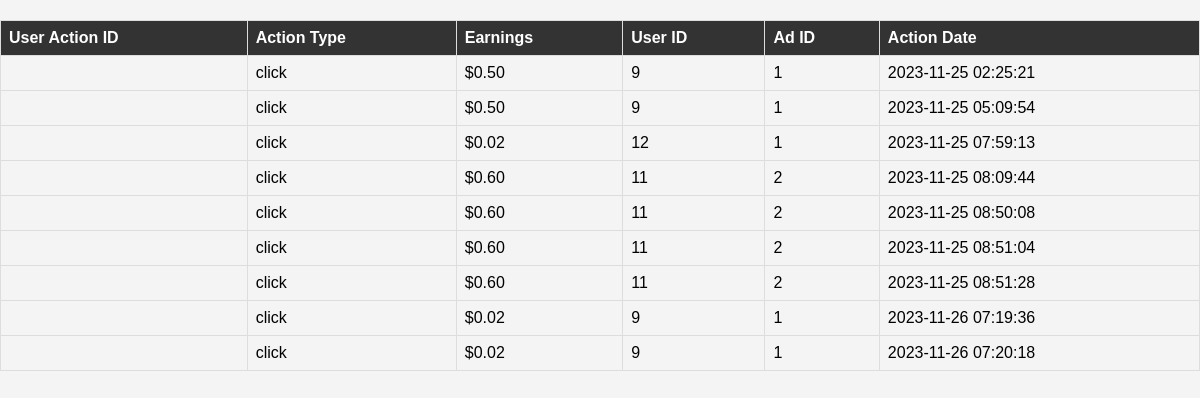
The page /click/Admin/click.php on the database its author committed.
### tables this page shows
CREATE TABLE `user_actions` (
  `action_id` int(11) NOT NULL,
  `user_id` int(11) DEFAULT NULL,
  `ad_id` int(11) DEFAULT NULL,
  `action_type` enum('click','conversion') NOT NULL,
  `action_date` datetime DEFAULT NULL,
  `earnings` decimal(10,2) DEFAULT NULL,
  `advertiser_id` int(11) DEFAULT NULL
);

### click/Admin/click.php (the view, shortened to what this page needs)
<!DOCTYPE html>
<html lang="en">
<head>
</head>
<body>
<?php
include('../connect.php');
$sqlUserActions = "SELECT * FROM user_actions";
$resultUserActions = $conn->query($sqlUserActions);
if ($resultUserActions->num_rows > 0) {
    echo '<table>';
    echo '<tr>';
    echo '<th>User Action ID</th>';
    echo '<th>Action Type</th>';
    echo '<th>Earnings</th>';
    echo '<th>User ID</th>';
    echo '<th>Ad ID</th>';
    echo '<th>Action Date</th>';
    echo '</tr>';
    while ($userAction = $resultUserActions->fetch_assoc()) {
        echo '<tr>';
        echo '<td>' . $userAction['id'] . '</td>';
        echo '<td>' . $userAction['action_type'] . '</td>';
        echo '<td>$' . $userAction['earnings'] . '</td>';
        echo '<td>' . $userAction['user_id'] . '</td>';
        echo '<td>' . $userAction['ad_id'] . '</td>';
        echo '<td>' . $userAction['action_date'] . '</td>';
        echo '</tr>';
    }
    echo '</table>';
} else {
    echo '<p>No user actions found in the database.</p>';
}
?>
</body>
</html>

### click/Admin/click.php (style rules this page uses)
body { font-family: 'Arial', sans-serif; margin: 0; padding: 0; background-color: #f4f4f4; }
table { width: 100%; border-collapse: collapse; margin-top: 20px; }
th, td { border: 1px solid #ddd; padding: 8px; text-align: left; }
th { background-color: #333; color: #fff; }

### rows shown on the page
user_actions: action_type "click", earnings "0.50", user "9", ad "1", action_date "2023-11-25 02:25:21"
user_actions: action_type "click", earnings "0.50", user "9", ad "1", action_date "2023-11-25 05:09:54"
user_actions: action_type "click", earnings "0.02", user "12", ad "1", action_date "2023-11-25 07:59:13"
user_actions: action_type "click", earnings "0.60", user "11", ad "2", action_date "2023-11-25 08:09:44"
user_actions: action_type "click", earnings "0.60", user "11", ad "2", action_date "2023-11-25 08:50:08"
user_actions: action_type "click", earnings "0.60", user "11", ad "2", action_date "2023-11-25 08:51:04"
user_actions: action_type "click", earnings "0.60", user "11", ad "2", action_date "2023-11-25 08:51:28"
user_actions: action_type "click", earnings "0.02", user "9", ad "1", action_date "2023-11-26 07:19:36"
user_actions: action_type "click", earnings "0.02", user "9", ad "1", action_date "2023-11-26 07:20:18"
